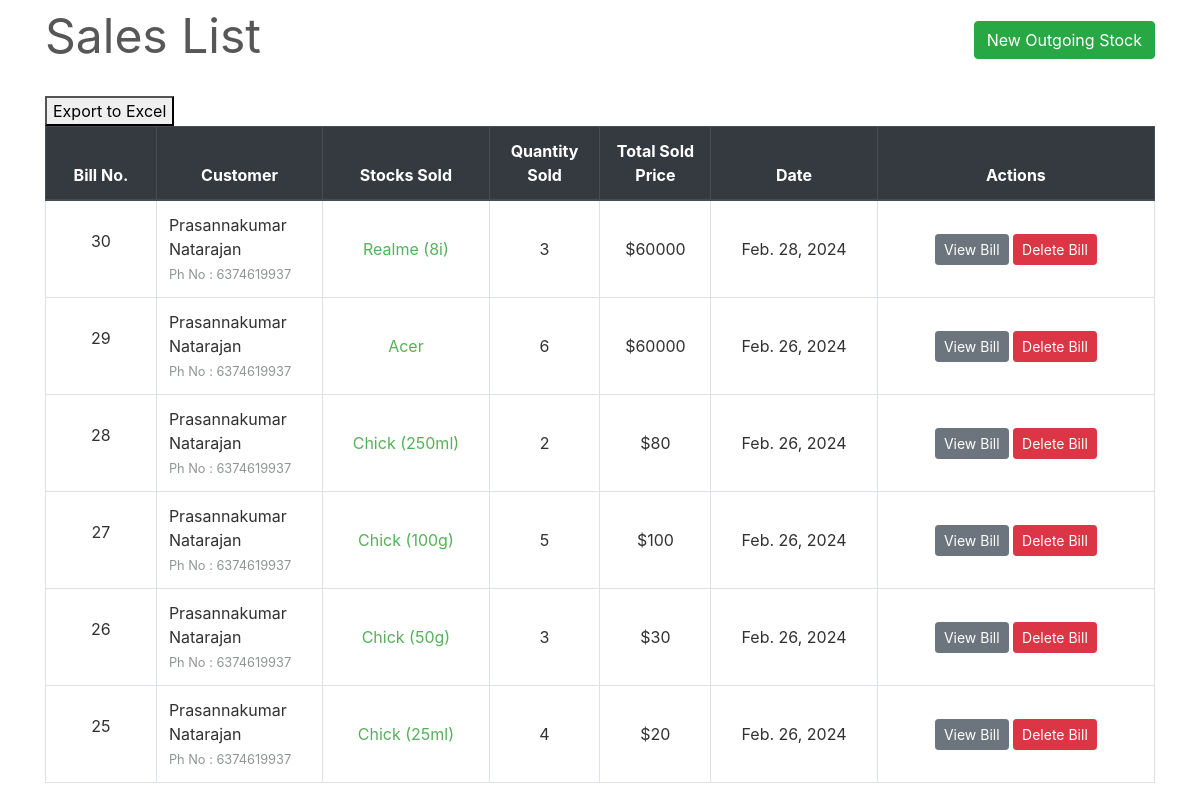
Page /transactions/sales/ on the committed database.
### transactions/models.py (models this page shows, shortened)
class SaleBill(models.Model):
    billno = models.AutoField(primary_key=True)
    time = models.DateTimeField(auto_now=True)
    name = models.CharField(max_length=150)
    phone = models.CharField(max_length=12)
    address = models.CharField(max_length=200)
    email = models.EmailField(max_length=254)
    gstin = models.CharField(max_length=15)
    def get_items_list(self):
        return SaleItem.objects.filter(billno=self)
    def get_total_price(self):
        saleitems = SaleItem.objects.filter(billno=self)
        total = 0
        for item in saleitems:
            total += item.totalprice
        return total

class SaleItem(models.Model):
    billno = models.ForeignKey(SaleBill, on_delete=models.CASCADE, related_name='salebillno')
    stock = models.ForeignKey(Stock, on_delete=models.CASCADE, related_name='saleitem')
    quantity = models.IntegerField(default=1)
    perprice = models.IntegerField(default=1)
    totalprice = models.IntegerField(default=1)
    total_sales_value = models.IntegerField(default=0)  # New field for total sales value

### inventory/models.py (models this page shows, shortened)
class Stock(models.Model):
    id = models.AutoField(primary_key=True)
    name = models.CharField(max_length=30)
    sub_category = models.CharField(max_length=30, blank=True)  # Allow blank for non-mandatory sub_category
    quantity = models.IntegerField(default=1)
    cost = models.DecimalField(max_digits=10, decimal_places=2)
    is_deleted = models.BooleanField(default=False)
    is_selected = models.BooleanField(default=False)
    total_sales_value = models.IntegerField(default=0)
    reorder_point = models.IntegerField(default=0)
    class Meta:
        unique_together = ('name', 'sub_category')

### transactions/views.py (the view)
class SaleView(ListView):
    model = SaleBill
    template_name = "sales/sales_list.html"
    context_object_name = 'bills'
    ordering = ['-time']
    paginate_by = 10

### transactions/templates/sales/sales_list.html (shortened to what this page needs)
{% extends "base.html" %}
{% load widget_tweaks %}
{% block content %}
    <div class="row" style="color: #575757; font-style: bold; font-size: 3rem;">
        <div class="col-md-8">Sales List</div>
        <div class="col-md-4">
            <div style="float:right;"> <a class="btn btn-success" href="{% url 'new-sale' %}">New Outgoing Stock</a> </div>
        </div>
    </div>
    <br>
    <table class="table table-css table-bordered table-hover">
        <thead class="thead-dark align-middle">
            <tr>
                <th width="10%">Bill No.</th>
                <th width="15%">Customer</th>
                <th width="15%">Stocks Sold</th>
                <th width="10%">Quantity Sold</th>
                <th width="10%">Total Sold Price</th>
                <th width="15%">Date</th>
                <th width="25%">Actions</th>
            </tr>
        </thead>
{% if bills %}
        <tbody>
            {% for sale in bills %}
            <tr>
                <td class="align-middle"> <p>{{ sale.billno }}</p> </td>
                <td class=""> {{ sale.name }} <br> <small style="color: #909494">Ph No : {{ sale.phone }}</small> </td>
                <td class="align-middle">
                    {% for item in sale.get_items_list %}
                        <a href="{% url 'product-details' item.stock.name %}">
                            {{ item.stock.name }}
                            {% if item.stock.sub_category %}
                                ({{ item.stock.sub_category }})
                            {% endif %}
                        </a><br>
                    {% endfor %}
                </td>
                <td class="align-middle">{% for item in sale.get_items_list %} {{ item.quantity }} <br> {% endfor %}</td>
                <td class="align-middle">${{ sale.get_total_price }}</td>
                <td class="align-middle">{{ sale.time.date }}</td>
                <td class="align-middle"> <a href="{% url 'sale-bill' sale.billno %}" class="btn btn-secondary btn-sm">View Bill</a> <a href="{% url 'delete-sale' sale.pk %}" class="btn btn-danger btn-sm">Delete Bill</a> </td>
            </tr>
            {% endfor %}
        </tbody>
        <button type="button" onclick="exportTableToExcel()">Export to Excel</button>
    </table>
{% else %}
        <tbody></tbody>
    </table>
    <br><br><br><br><br><br><br><br>
    <div style="color: #575757; font-style: bold; font-size: 1.5rem; text-align: center;">The records are empty. Please try adding some.</div>
{% endif %}
{% endblock content %}

### homepage/static/css/main.css (style rules this page uses)
body, html { height: 100%; }
p { color: rgb(49, 49, 49); }
a { color: #55b159; }
.table-css { color: #313131; }
.align-middle { text-align: center; }

### rows in the picture
SaleBill: billno "30", name "Prasannakumar Natarajan", phone "6374619937", get_total_price "60000", time "Feb. 28, 2024"
SaleItem: stock.name "Realme", stock.sub_category "8i", quantity "3"
SaleBill: billno "29", name "Prasannakumar Natarajan", phone "6374619937", get_total_price "60000", time "Feb. 26, 2024"
SaleItem: stock.name "Acer", quantity "6"
SaleBill: billno "28", name "Prasannakumar Natarajan", phone "6374619937", get_total_price "80", time "Feb. 26, 2024"
SaleItem: stock.name "Chick", stock.sub_category "250ml", quantity "2"
SaleBill: billno "27", name "Prasannakumar Natarajan", phone "6374619937", get_total_price "100", time "Feb. 26, 2024"
SaleItem: stock.name "Chick", stock.sub_category "100g", quantity "5"
SaleBill: billno "26", name "Prasannakumar Natarajan", phone "6374619937", get_total_price "30", time "Feb. 26, 2024"
SaleItem: stock.name "Chick", stock.sub_category "50g", quantity "3"
SaleBill: billno "25", name "Prasannakumar Natarajan", phone "6374619937", get_total_price "20", time "Feb. 26, 2024"
SaleItem: stock.name "Chick", stock.sub_category "25ml", quantity "4"
